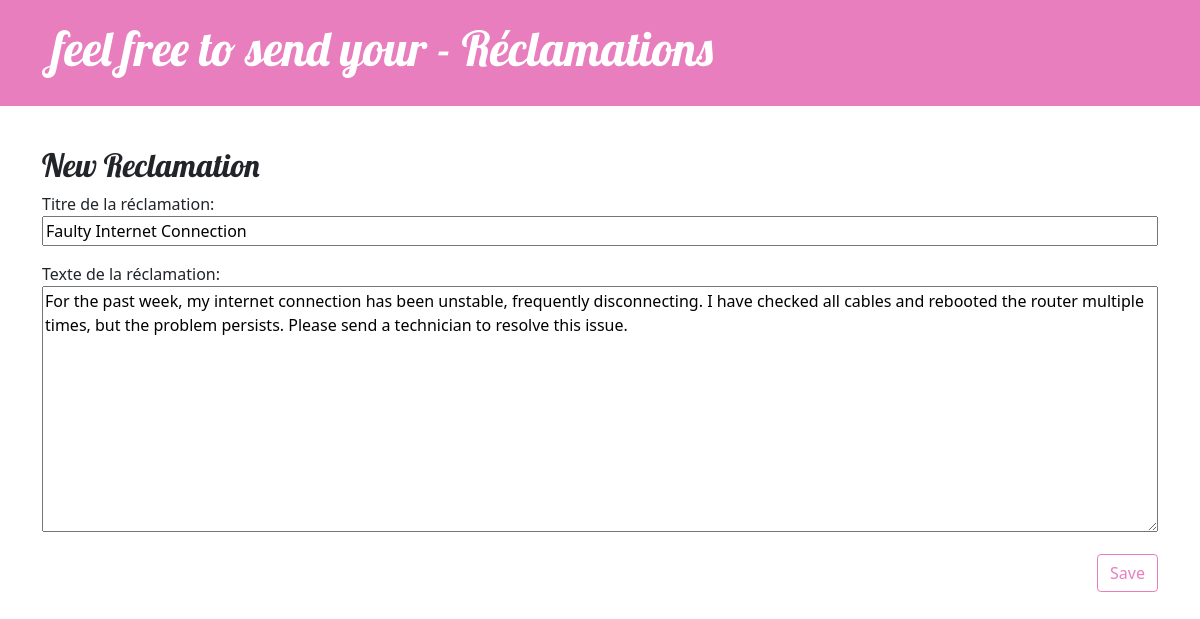
The app's page /reclamation/6/edit/ with its own data.
### blog/models.py (models this page shows, shortened)
class Reclamation(models.Model):
    author = models.ForeignKey(settings.AUTH_USER_MODEL, on_delete=models.CASCADE)
    title = models.CharField("Titre de la réclamation", max_length=200)
    text = models.TextField("Texte de la réclamation")
    created_date = models.DateTimeField("Date de création", default=timezone.now)
    published_date = models.DateTimeField("Date de publication", blank=True, null=True)

### blog/views.py (the view)
# urls.py: path('reclamation/<int:pk>/edit/', views.reclamation_edit, name='reclamation_edit'),
def reclamation_edit(request, pk):
    reclamation = get_object_or_404(Reclamation, pk=pk)
    if request.method == "POST":
        form = ReclamationForm(request.POST, instance=reclamation)
        if form.is_valid():
            form.save()
            return redirect('reclamation_detail', pk=reclamation.pk)
    else:
        form = ReclamationForm(instance=reclamation)
    return render(request, 'blog/reclamation_edit.html', {'form': form})

### blog/forms.py
class ReclamationForm(forms.ModelForm):
    class Meta:
        model = Reclamation
        fields = ['title', 'text']

### blog/templates/blog/reclamation_edit.html
{% extends 'blog/base.html' %}
{% load static %}
{% block content %}
    <h2>New Reclamation</h2>
    <form method="POST" class="reclamation-form">{% csrf_token %}
        {{ form.as_p }}
        <button type="submit" class="save btn btn-secondary">Save</button>
    </form>
{% endblock %}

### blog/static/css/blog.css (style rules this page uses)
h1, h2, h3, h4 { font-family: 'Lobster', cursive; }
.save { float: right; }
.reclamation-form textarea, .reclamation-form input { width: 100%; }
.btn-secondary, .btn-secondary:visited { color: #e97ebe; background: none; border-color: #e97ebe; }

### records on screen
Reclamation: title "Faulty Internet Connection", text "For the past week, my internet connection has been unstable, frequently disconnecting. I have checked all cables and rebooted the router multiple times, but the problem persists. Please send a technician to resolve this issue."
